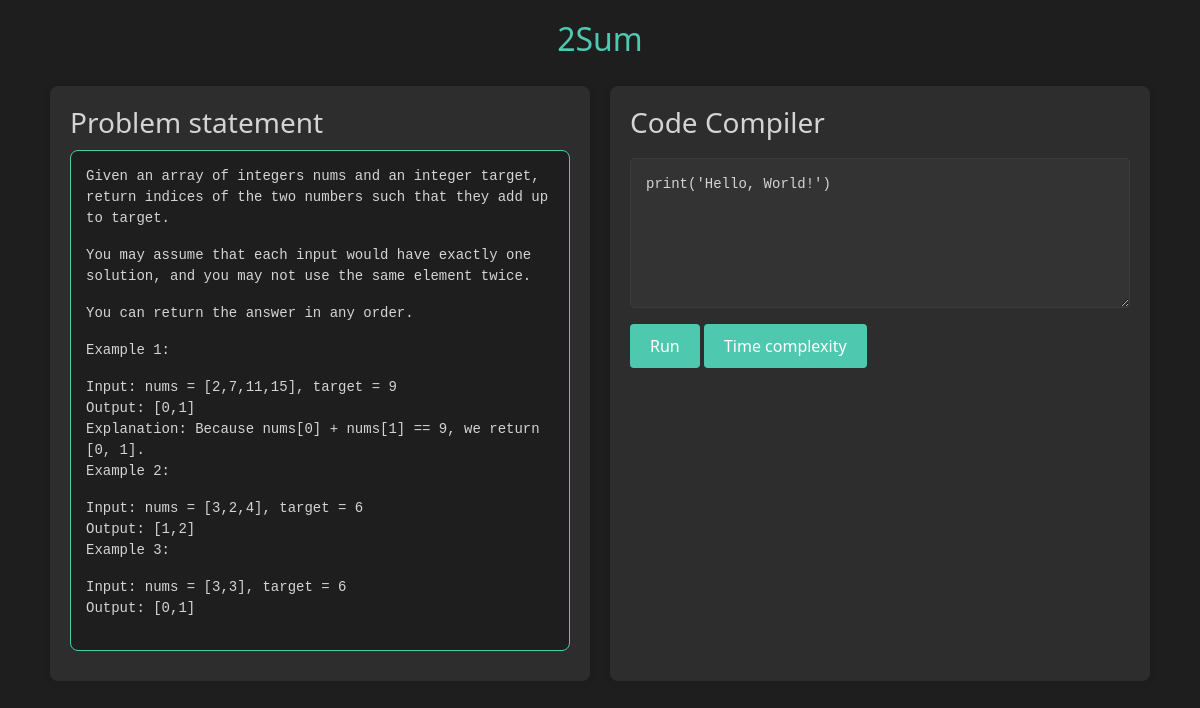
The app's page /compile/1/ with its own data.
### accounts/models.py (models this page shows)
class Problem(models.Model):
    title = models.CharField(max_length=200)  # Field for the problem title
    description = models.TextField()           # Field for the problem description
    img = models.ImageField(upload_to='problems/', blank=True, null=True)  # Optional field for an image
    created_at = models.DateTimeField(auto_now_add=True)  # Timestamp for when the problem was created
    updated_at = models.DateTimeField(auto_now=True)       # Timestamp for when the problem was last updated

### accounts/views.py (the view, shortened to what this page needs)
# urls.py: path('compile/<int:problem_id>/', views.compile_and_execute, name='compile_page'),  # URL for the compile page
def compile_and_execute(request, problem_id):
    output = None
    problem = get_object_or_404(Problem, id=problem_id)
    code = "print('Hello, World!')"  # Default code example
    input_data = ""
    return render(request, 'accounts/problems/compile.html', {
        'output': output,
        'code': escape(code),  # Pass code back to template to retain it
        'input_data': escape(input_data),
        'problem': problem
    })

### accounts/templates/accounts/problems/compile.html (shortened to what this page needs)
<!DOCTYPE html>
<html lang="en">
<head>
    <link rel="stylesheet" href="https://stackpath.bootstrapcdn.com/bootstrap/4.5.2/css/bootstrap.min.css"
>
</head>
<body>
    <h2>{{ problem.title }}</h2>
    <div class="container">
        <div class="problem-statement">
            <h3>Problem statement</h3>
            <div class="problem-description">{{ problem.description|linebreaks }}</div>
        </div>
        <div class="code-compiler">
            <h3>Code Compiler</h3>
            <form method="post" id="code-form">
                <textarea name="code" placeholder="Enter Python code...">{{ code }}</textarea>
                <button type="submit">Run</button>
                <button type="submit" id="com-button">Time complexity</button>
            </form>
        </div>
    </div>
</body>
</html>

### accounts/templates/accounts/problems/compile.html (style rules this page uses)
.container { display: flex; justify-content: space-between; padding: 20px; gap: 20px; }
.problem-statement { flex: 1; background-color: #2d2d2d; padding: 20px; border-radius: 8px; box-shadow: 0 0 10px rgba(0, 0, 0, 0.1); }
.code-compiler { flex: 1; background-color: #2d2d2d; padding: 20px; border-radius: 8px; box-shadow: 0 0 10px rgba(0, 0, 0, 0.1); }
textarea[name="code"], textarea[name="input_data"] { width: 100%; padding: 15px; margin: 10px 0; border: 1px solid #3a3a3a; border-radius: 4px; box-sizing: border-box; resize: vertical; background-color: #333; color: #d4d4d4; font-family: 'Courier New', Courier, monospace; font-size: 14px; line-height: 1.5; height: 150px; }
button { background-color: #4ec9b0; color: #fff; padding: 10px 20px; border: none; border-radius: 4px; cursor: pointer; transition: background-color 0.3s; }
body { font-family: 'Segoe UI', Tahoma, Geneva, Verdana, sans-serif; background-color: #1e1e1e; color: #d4d4d4; margin: 0; padding: 20px; }
h2 { color: #4ec9b0; text-align: center; }
.problem-description { width: 100%; padding: 15px; margin: 10px 0; border: 1px solid #4ec9b0; border-radius: 8px; box-sizing: border-box; background-color: #1e1e1e; color: #d4d4d4; font-family: 'Courier New', Courier, monospace; font-size: 14px; line-height: 1.5; max-height: none; overflow: visible; }

### records on screen
Problem: title "2Sum", description "Given an array of integers nums and an integer target, return indices of the two numbers such that they add up to target. You may assume that each input would have exactly one solution, and you may not use the same element twice. You can return the answer in any order. Example 1: Input: nums = [2,7,11,15], target = 9 Output: [0,1] Explanation: Because nums[0] + nums[1] == 9, we return [0, 1]. Example 2: Input: nums = [3,2,4], target = 6 Output: [1,2] Example 3: Input: nums = [3,3], target = 6 Output: [0,1]"
